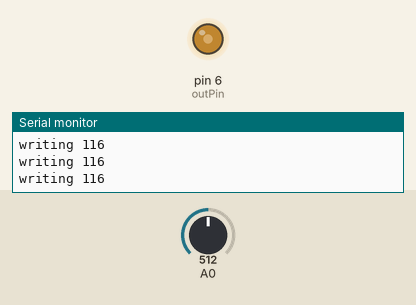
Bench run of a sketch on a simulated Arduino Uno, built with avr-gcc and run on an emulated ATmega328P. Parts: output pins drawn as LEDs (lit = HIGH), the last lines printed to the serial monitor. The test bench sets the inputs (shaded band); at power-on: A0 = 512.

Above: at 1.2 s.
1.3 s: A0 set to 716
At 2.2 s:
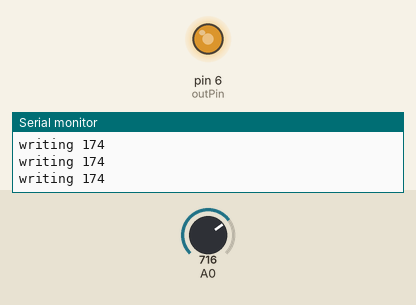
2.8 s: A0 set to 900
At 3.6 s:
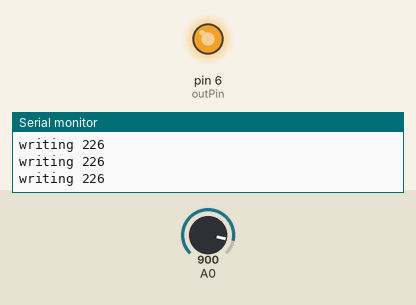
4.3 s: A0 set to 306
At 5.0 s:
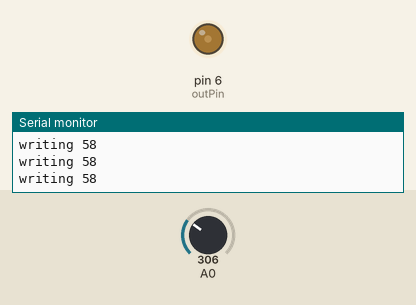
5.8 s: A0 set to 90
At 6.3 s:
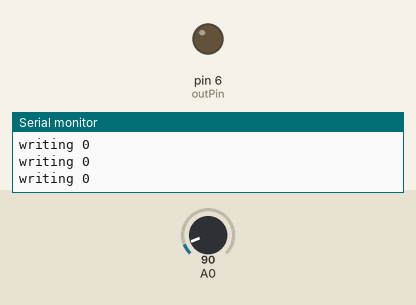
7.3 s: A0 set to 511
At 7.7 s:
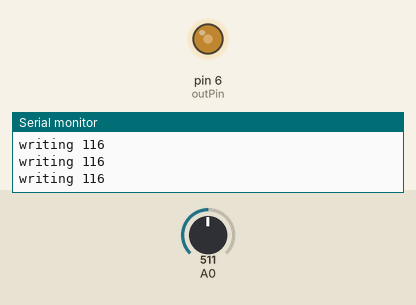
8.8 s: A0 set to 0
At 10.3 s:
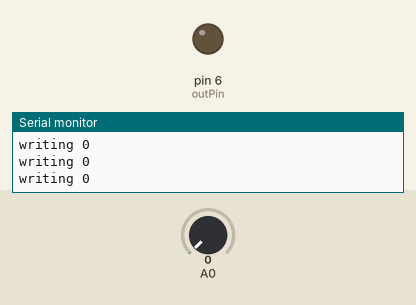
Timing chart, 0 to 11.3 s (numbered marks = the images above; inputs shaded):
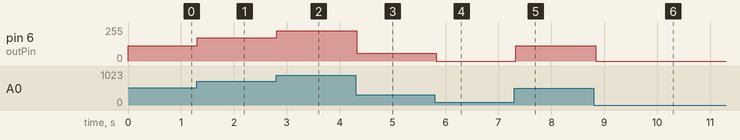

Measured:
- after the input at 1.3 s, pin 6 (outPin): 116/255 → 174/255 at once
- after the input at 2.8 s, pin 6 (outPin): 174/255 → 226/255 at once
- after the input at 4.3 s, pin 6 (outPin): 226/255 → 58/255 at once
- after the input at 5.8 s, pin 6 (outPin): 58/255 → 0/255 at once
- after the input at 7.3 s, pin 6 (outPin): 0/255 → 116/255 at once
- after the input at 8.8 s, pin 6 (outPin): 116/255 → 0/255 at once

The sketch:

simplePotiToPWM.ino
```cpp
int outPin=6;

void setup() {
  Serial.begin(115200);
  //Serial.begin(9600);
  Serial.setTimeout(10);
  pinMode(outPin,OUTPUT);

  //Code for Available PWM frequency for D5 & D6: https://www.etechnophiles.com/change-frequency-pwm-pins-arduino-uno/?utm_content=cmp-true

  //TCCR0B = TCCR0B & B11111000 | B00000001; // for PWM frequency of 62500.00 Hz

  //TCCR0B = TCCR0B & B11111000 | B00000010; // for PWM frequency of 7812.50 Hz

  //TCCR0B = TCCR0B & B11111000 | B00000011; // for PWM frequency of 976.56 Hz (The DEFAULT)

  //TCCR0B = TCCR0B & B11111000 | B00000100; // for PWM frequency of 244.14 Hz

  //TCCR0B = TCCR0B & B11111000 | B00000101; // for PWM frequency of 61.04 Hz
}

void loop() {
  int val=analogRead(A0);

  if(val<=100){
    val=100;
  }
  //else   val=val*50;
  if(val>=1000){
    val=1000;
  }
  val=map(val,100,1000,0,255);//
  //val=(val-100)/(1000/255.0);//900/255
  Serial.println("writing "+String(val));

  analogWrite(outPin,val);
  delay(100);
}
```
